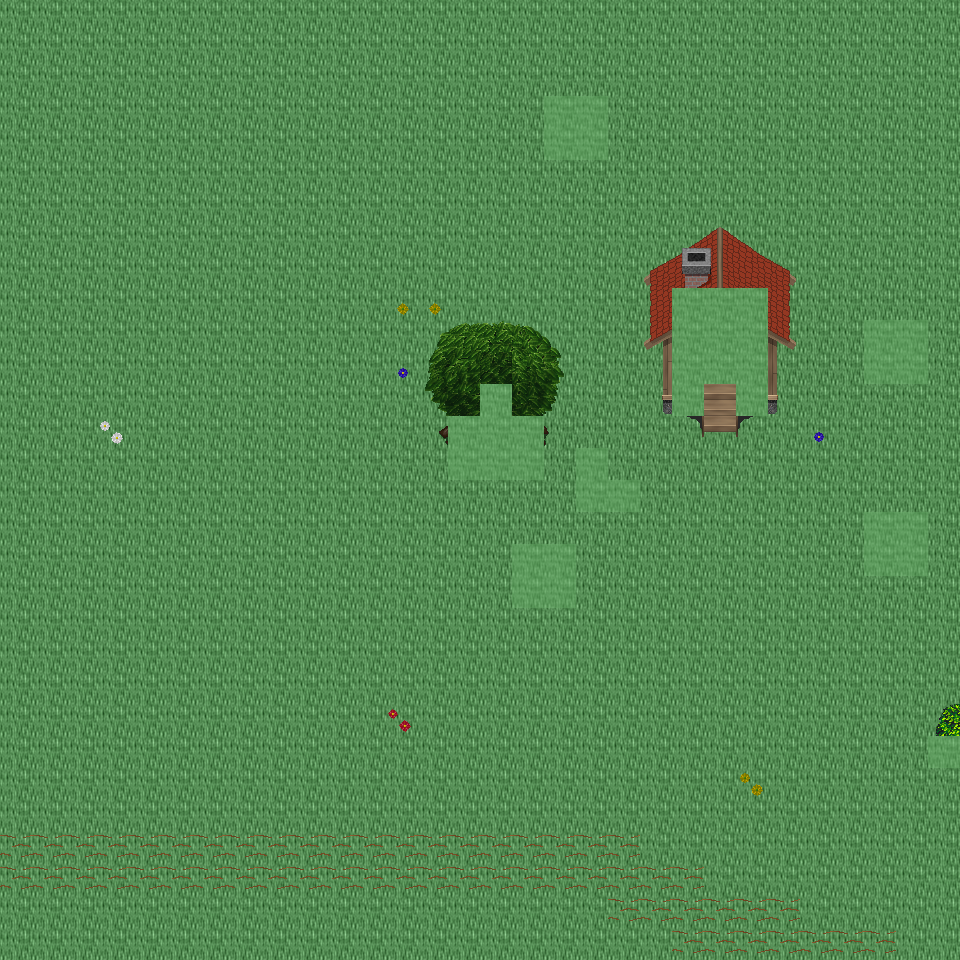

Tiled map render using the project's own tile images. Description and the map definition, with tile-layer contents summarised, below:
An orthogonal 30x30 tile map with 32x32 px tiles, 6 tile layers (Ground, Object, Object2, Above, ...), 39 tilesets and 5 objects (5x mapExit).

<map version="1.0" orientation="orthogonal" renderorder="right-down" width="30" height="30" tilewidth="32" tileheight="32" nextobjectid="6">
  <tileset firstgid="1" name="tileset_ground_ground" tilewidth="32" tileheight="32" tilecount="33" columns="3">
    <image source="../drawable/tileset_ground_ground.png" width="96" height="352" />
  </tileset>
  <tileset firstgid="34" name="tileset_ground_water_pool" tilewidth="32" tileheight="32" tilecount="72" columns="3">
    <image source="../drawable/tileset_ground_water_pool.png" width="96" height="768" />
  </tileset>
  <tileset firstgid="106" name="tileset_ground_ridge_earth_dark" tilewidth="32" tileheight="32" tilecount="96" columns="12">
    <image source="../drawable/tileset_ground_ridge_earth_dark.png" width="384" height="256" />
  </tileset>
  <tileset firstgid="202" name="tileset_ground_grass_edges" tilewidth="32" tileheight="32" tilecount="36" columns="12">
    <image source="../drawable/tileset_ground_grass_edges.png" width="384" height="96" />
  </tileset>
  <tileset firstgid="238" name="tileset_ground_grass_corners" tilewidth="32" tileheight="32" tilecount="24" columns="6">
    <image source="../drawable/tileset_ground_grass_corners.png" width="192" height="128" />
  </tileset>
  <tileset firstgid="262" name="tileset_plant_flower_daisy_blue" tilewidth="32" tileheight="32" tilecount="8" columns="2">
    <image source="../drawable/tileset_plant_flower_daisy_blue.png" width="64" height="128" />
  </tileset>
  <tileset firstgid="270" name="tileset_plant_flower_daisy_yellow" tilewidth="32" tileheight="32" tilecount="8" columns="2">
    <image source="../drawable/tileset_plant_flower_daisy_yellow.png" width="64" height="128" />
  </tileset>
  <tileset firstgid="278" name="tileset_plant_flower_daisy_red" tilewidth="32" tileheight="32" tilecount="8" columns="2">
    <image source="../drawable/tileset_plant_flower_daisy_red.png" width="64" height="128" />
  </tileset>
  <tileset firstgid="286" name="tileset_plant_flower_daisy_white" tilewidth="32" tileheight="32" tilecount="8" columns="2">
    <image source="../drawable/tileset_plant_flower_daisy_white.png" width="64" height="128" />
  </tileset>
  <tileset firstgid="294" name="tileset_logic_collision" tilewidth="32" tileheight="32" tilecount="1" columns="1">
    <image source="../drawable/tileset_logic_collision.png" width="32" height="32" />
  </tileset>
  <tileset firstgid="295" name="tileset_plant_tree_tree_green" tilewidth="32" tileheight="32" tilecount="80" columns="8">
    <image source="../drawable/tileset_plant_tree_tree_green.png" width="256" height="352" />
  </tileset>
  <tileset firstgid="375" name="tileset_plant_stump_stump_brown" tilewidth="32" tileheight="32" tilecount="4" columns="2">
    <image source="../drawable/tileset_plant_stump_stump_brown.png" width="64" height="64" />
  </tileset>
  <tileset firstgid="379" name="tileset_item_pot_cauldron" tilewidth="32" tileheight="32" tilecount="48" columns="8">
    <image source="../drawable/tileset_item_pot_cauldron.png" width="256" height="192" />
  </tileset>
  <tileset firstgid="427" name="tileset_plant_bush_various_small" tilewidth="32" tileheight="32" tilecount="9" columns="3">
    <image source="../drawable/tileset_plant_bush_various_small.png" width="96" height="96" />
  </tileset>
  <tileset firstgid="436" name="tileset_ground_rock_pebbles" tilewidth="32" tileheight="32" tilecount="3" columns="1">
    <image source="../drawable/tileset_ground_rock_pebbles.png" width="32" height="96" />
  </tileset>
  <tileset firstgid="439" name="tileset_ground_ladder_vertical_dark" tilewidth="32" tileheight="32" tilecount="3" columns="3">
    <image source="../drawable/tileset_ground_ladder_vertical_dark.png" width="96" height="32" />
  </tileset>
  <tileset firstgid="442" name="tileset_item_chemistry_empty_bottles" tilewidth="32" tileheight="32" tilecount="12" columns="4">
    <image source="../drawable/tileset_item_chemistry_empty_bottles.png" width="128" height="96" />
  </tileset>
  <tileset firstgid="454" name="tileset_item_chemistry_flask" tilewidth="32" tileheight="32" tilecount="3" columns="1">
    <image source="../drawable/tileset_item_chemistry_flask.png" width="32" height="96" />
  </tileset>
  <tileset firstgid="457" name="tileset_item_pot_barrel" tilewidth="32" tileheight="32" tilecount="2" columns="1">
    <image source="../drawable/tileset_item_pot_barrel.png" width="32" height="64" />
  </tileset>
  <tileset firstgid="459" name="tileset_item_flagpole" tilewidth="32" tileheight="32" tilecount="3" columns="1">
    <image source="../drawable/tileset_item_flagpole.png" width="32" height="96" />
  </tileset>
  <tileset firstgid="462" name="tileset_item_food_beehive1" tilewidth="32" tileheight="32" tilecount="1" columns="1">
    <image source="../drawable/tileset_item_food_beehive1.png" width="32" height="32" />
  </tileset>
  <tileset firstgid="463" name="tileset_item_food_beehive2" tilewidth="32" tileheight="32" tilecount="1" columns="1">
    <image source="../drawable/tileset_item_food_beehive2.png" width="32" height="32" />
  </tileset>
  <tileset firstgid="464" name="tileset_item_buzzing_bees" tilewidth="32" tileheight="32" tilecount="5" columns="5">
    <image source="../drawable/tileset_item_buzzing_bees.png" width="160" height="32" />
  </tileset>
  <tileset firstgid="469" name="tileset_plant_bush_hedge" tilewidth="32" tileheight="32" tilecount="35" columns="5">
    <image source="../drawable/tileset_plant_bush_hedge.png" width="160" height="224" />
  </tileset>
  <tileset firstgid="504" name="tileset_logic_creature_animal" tilewidth="32" tileheight="32" tilecount="32" columns="8">
    <image source="../drawable/tileset_logic_creature_animal.png" width="256" height="128" />
  </tileset>
  <tileset firstgid="536" name="tileset_furniture_table_wooden_trestle" tilewidth="32" tileheight="32" tilecount="9" columns="3">
    <image source="../drawable/tileset_furniture_table_wooden_trestle.png" width="96" height="96" />
  </tileset>
  <tileset firstgid="545" name="tileset_furniture_table_bench" tilewidth="32" tileheight="32" tilecount="3" columns="3">
    <image source="../drawable/tileset_furniture_table_bench.png" width="96" height="32" />
  </tileset>
  <tileset firstgid="548" name="tileset_item_food_smoked_meatandfish" tilewidth="32" tileheight="32" tilecount="4" columns="4">
    <image source="../drawable/tileset_item_food_smoked_meatandfish.png" width="128" height="32" />
  </tileset>
  <tileset firstgid="552" name="tileset_furniture_table_wooden_trestle_vertical" tilewidth="32" tileheight="32" tilecount="6" columns="2">
    <image source="../drawable/tileset_furniture_table_wooden_trestle_vertical.png" width="64" height="96" />
  </tileset>
  <tileset firstgid="558" name="tileset_building_huts" tilewidth="32" tileheight="32" tilecount="338" columns="26">
    <image source="../drawable/tileset_building_huts.png" width="832" height="416" />
  </tileset>
  <tileset firstgid="896" name="tileset_building_chimney_smoke" tilewidth="32" tileheight="32" tilecount="40" columns="4">
    <image source="../drawable/tileset_building_chimney_smoke.png" width="128" height="320" />
  </tileset>
  <tileset firstgid="936" name="tileset_item_firewood" tilewidth="32" tileheight="32" tilecount="12" columns="3">
    <image source="../drawable/tileset_item_firewood.png" width="96" height="128" />
  </tileset>
  <tileset firstgid="948" name="tileset_logic_item_herb" tilewidth="32" tileheight="32" tilecount="5" columns="5">
    <image source="../drawable/tileset_logic_item_herb.png" width="160" height="32" />
  </tileset>
  <tileset firstgid="953" name="tileset_logic_creature_reptile" tilewidth="32" tileheight="32" tilecount="7" columns="7">
    <image source="../drawable/tileset_logic_creature_reptile.png" width="224" height="32" />
  </tileset>
  <tileset firstgid="960" name="tileset_logic_creature_insect" tilewidth="32" tileheight="32" tilecount="5" columns="5">
    <image source="../drawable/tileset_logic_creature_insect.png" width="160" height="32" />
  </tileset>
  <tileset firstgid="965" name="tileset_plant_bush_bush_pinks" tilewidth="32" tileheight="32" tilecount="4" columns="2">
    <image source="../drawable/tileset_plant_bush_bush_pinks.png" width="64" height="64" />
  </tileset>
  <tileset firstgid="969" name="tileset_plant_bush_fern" tilewidth="32" tileheight="32" tilecount="32" columns="8">
    <image source="../drawable/tileset_plant_bush_fern.png" width="256" height="128" />
  </tileset>
  <tileset firstgid="1001" name="tileset_plant_bushes_and_trees" tilewidth="32" tileheight="32" tilecount="144" columns="16">
    <image source="../drawable/tileset_plant_bushes_and_trees.png" width="512" height="289" />
  </tileset>
  <tileset firstgid="1145" name="tileset_plant_bush_berried" tilewidth="32" tileheight="32" tilecount="60" columns="5">
    <image source="../drawable/tileset_plant_bush_berried.png" width="160" height="384" />
  </tileset>
  <layer name="Ground" width="30" height="30">
    <data>[900 cells, 900 non-empty, 1 distinct tile ids]</data>
  </layer>
  <layer name="Object" width="30" height="30">
    <data>[900 cells, 90 non-empty, 22 distinct tile ids]</data>
  </layer>
  <layer name="Object2" width="30" height="30">
    <data>[900 cells, 21 non-empty, 21 distinct tile ids]</data>
  </layer>
  <layer name="Above" width="30" height="30">
    <data>[900 cells, 33 non-empty, 33 distinct tile ids]</data>
  </layer>
  <layer name="Above2" width="30" height="30">
    <data>[900 cells, 0 non-empty, 0 distinct tile ids]</data>
  </layer>
  <layer name="Walkable" width="30" height="30">
    <data>[900 cells, 38 non-empty, 1 distinct tile ids]</data>
  </layer>
  <objectgroup name="MapEvents">
    <object id="1" name="north" type="mapExit" x="0" y="0" width="960" height="32">
      <properties>
        <property name="map" value="level_0_x87_y129" />
        <property name="x" value="0" />
        <property name="y" value="28" />
      </properties>
    </object>
    <object id="2" name="south" type="mapExit" x="0" y="928" width="960" height="32">
      <properties>
        <property name="map" value="level_0_x87_y131" />
        <property name="x" value="0" />
        <property name="y" value="1" />
      </properties>
    </object>
    <object id="3" name="west" type="mapExit" x="0" y="0" width="32" height="960">
      <properties>
        <property name="map" value="level_0_x86_y130" />
        <property name="x" value="28" />
        <property name="y" value="0" />
      </properties>
    </object>
    <object id="4" name="east" type="mapExit" x="928" y="0" width="32" height="736">
      <properties>
        <property name="map" value="level_0_x88_y130" />
        <property name="x" value="1" />
        <property name="y" value="0" />
      </properties>
    </object>
    <object id="5" name="east2" type="mapExit" x="928" y="768" width="32" height="192">
      <properties>
        <property name="map" value="level_0_x88_y130" />
        <property name="x" value="1" />
        <property name="y" value="24" />
      </properties>
    </object>
  </objectgroup>
</map>
